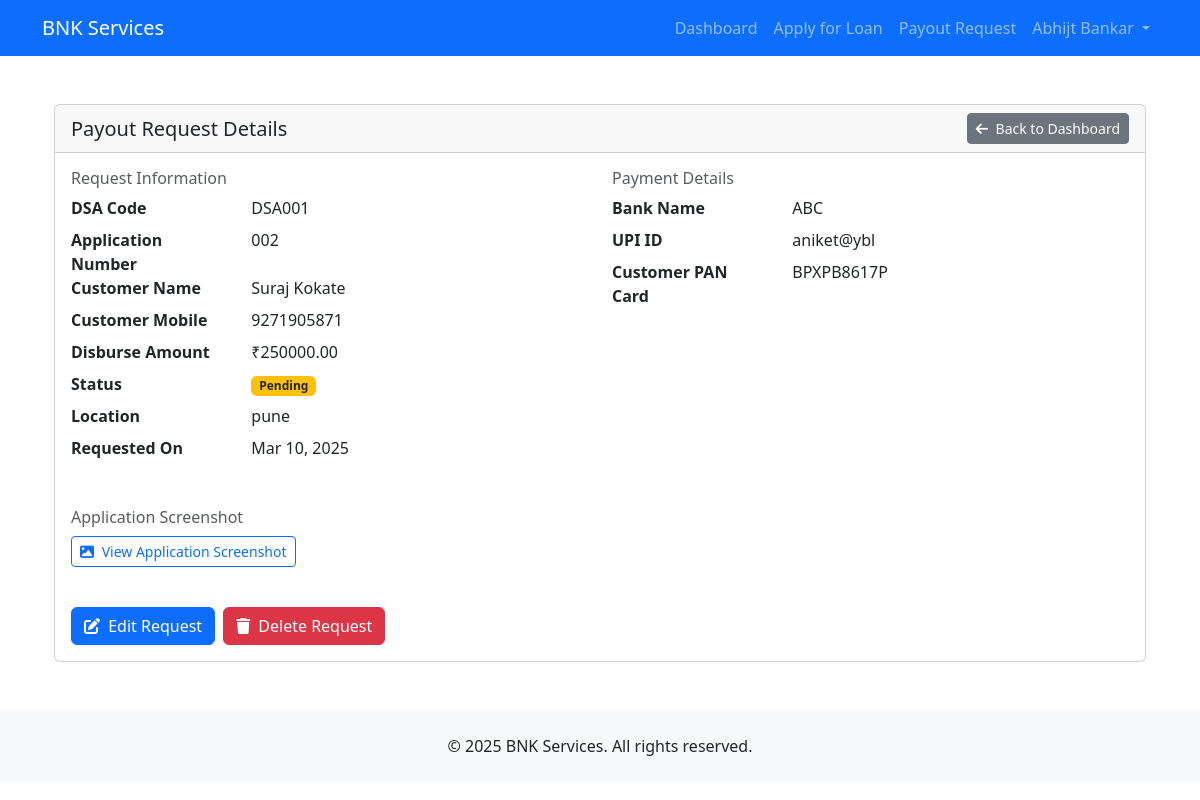
/payout-request/2/ (signed in), run on the app's committed database.
### members/models.py (models this page shows, shortened)
class PayoutRequest(models.Model):
    STATUS_CHOICES = [
        ('pending', 'Pending'),
        ('approved', 'Approved'),
        ('rejected', 'Rejected'),
    ]
    member = models.ForeignKey(User, on_delete=models.CASCADE)
    dsa_code = models.CharField(max_length=50)
    application_number = models.CharField(max_length=100)
    customer_name = models.CharField(max_length=255)
    customer_mobile = models.CharField(
        max_length=15,
        validators=[RegexValidator(
            regex=r'^\+?1?\d{9,15}$',
            message="Phone number must be entered in the format: '+999999999'. Up to 15 digits allowed."
        )]
    )
    bank_name = models.CharField(max_length=100)
    disburse_amount = models.DecimalField(max_digits=12, decimal_places=2)
    upi_id = models.CharField(max_length=50)
    location = models.CharField(max_length=255)
    customer_pan_card = models.CharField(max_length=10)
    documents = models.FileField(upload_to='payout_documents/', blank=True, null=True)
    application_screenshot = models.ImageField(storage=PayoutScreenshotStorage())
    status = models.CharField(max_length=20, choices=STATUS_CHOICES, default='pending')
    created_at = models.DateTimeField(auto_now_add=True)
    class Meta:
        verbose_name = 'Payout Request'
        verbose_name_plural = 'Payout Requests'
        ordering = ['-created_at']

### members/views.py (the view)
# urls.py: path('payout-request/<int:payout_id>/', views.view_payout, name='view_payout'),
@login_required
def view_payout(request, payout_id):
    payout = get_object_or_404(PayoutRequest, id=payout_id, member=request.user)
    return render(request, 'members/view_payout.html', {'payout': payout})

### templates/members/view_payout.html (shortened to what this page needs)
{% extends 'base.html' %}
{% block content %}
<div class="container py-4">
    <div class="row">
        <div class="col-12">
            <div class="card">
                <div class="card-header d-flex justify-content-between align-items-center">
                    <h5 class="mb-0">Payout Request Details</h5>
                    <a href="{% url 'dashboard' %}" class="btn btn-secondary btn-sm">
                        <i class="fas fa-arrow-left me-1"></i> Back to Dashboard
                    </a>
                </div>
                <div class="card-body">
                    <div class="row mb-4">
                        <div class="col-md-6">
                            <h6 class="text-muted">Request Information</h6>
                            <dl class="row">
                                <dt class="col-sm-4">DSA Code</dt>
                                <dd class="col-sm-8">{{ payout.dsa_code }}</dd>
                                <dt class="col-sm-4">Application Number</dt>
                                <dd class="col-sm-8">{{ payout.application_number }}</dd>
                                <dt class="col-sm-4">Customer Name</dt>
                                <dd class="col-sm-8">{{ payout.customer_name }}</dd>
                                <dt class="col-sm-4">Customer Mobile</dt>
                                <dd class="col-sm-8">{{ payout.customer_mobile }}</dd>
                                <dt class="col-sm-4">Disburse Amount</dt>
                                <dd class="col-sm-8">₹{{ payout.disburse_amount }}</dd>
                                <dt class="col-sm-4">Status</dt>
                                <dd class="col-sm-8">
                                    {% if payout.status == 'pending' %}
                                        <span class="badge bg-warning text-dark">Pending</span>
                                    {% elif payout.status == 'approved' %}
                                        <span class="badge bg-success">Approved</span>
                                    {% elif payout.status == 'rejected' %}
                                        <span class="badge bg-danger">Rejected</span>
                                    {% endif %}
                                </dd>
                                <dt class="col-sm-4">Location</dt>
                                <dd class="col-sm-8">{{ payout.location }}</dd>
                                <dt class="col-sm-4">Requested On</dt>
                                <dd class="col-sm-8">{{ payout.created_at|date:"M d, Y" }}</dd>
                            </dl>
                        </div>
                        <div class="col-md-6">
                            <h6 class="text-muted">Payment Details</h6>
                            <dl class="row">
                                <dt class="col-sm-4">Bank Name</dt>
                                <dd class="col-sm-8">{{ payout.bank_name }}</dd>
                                <dt class="col-sm-4">UPI ID</dt>
                                <dd class="col-sm-8">{{ payout.upi_id }}</dd>
                                <dt class="col-sm-4">Customer PAN Card</dt>
                                <dd class="col-sm-8">{{ payout.customer_pan_card }}</dd>
                            </dl>
                        </div>
                    </div>
                    <div class="row mb-4">
                        <div class="col-12">
                            <h6 class="text-muted">Application Screenshot</h6>
                            {% if payout.application_screenshot %}
                            <p>
                                <a href="{{ payout.application_screenshot.url }}" target="_blank" class="btn btn-outline-primary btn-sm">
                                    <i class="fas fa-image me-1"></i> View Application Screenshot
                                </a>
                            </p>
                            {% else %}
                            <p class="text-muted">No application screenshot attached</p>
                            {% endif %}
                        </div>
                    </div>
                    {% if payout.status == 'pending' or payout.status == 'rejected' %}
                    <div class="row">
                        <div class="col-12">
                            <div class="d-flex gap-2">
                                <a href="{% url 'edit_payout' payout.id %}" class="btn btn-primary">
                                    <i class="fas fa-edit me-1"></i> Edit Request
                                </a>
                                <a href="{% url 'delete_payout' payout.id %}" class="btn btn-danger" onclick="return confirm('Are you sure you want to delete this payout request?');">
                                    <i class="fas fa-trash me-1"></i> Delete Request
                                </a>
                            </div>
                        </div>
                    </div>
                    {% endif %}
                </div>
            </div>
        </div>
    </div>
</div>
{% endblock %}

### templates/base.html (shortened to what this page needs)
<!DOCTYPE html>
<html lang="en">
<head>
    <link href="https://cdn.jsdelivr.net/npm/bootstrap@5.3.2/dist/css/bootstrap.min.css" rel="stylesheet">
    <link rel="stylesheet" href="https://cdnjs.cloudflare.com/ajax/libs/font-awesome/6.5.1/css/all.min.css">
</head>
<body>
    <nav class="navbar navbar-expand-lg navbar-dark bg-primary">
        <div class="container">
            <a class="navbar-brand" href="{% url 'home' %}">BNK Services</a>
            <div class="collapse navbar-collapse" id="navbarNav">
                <ul class="navbar-nav ms-auto">
                        {% if user.is_authenticated %}
                        <li class="nav-item">
                            <a class="nav-link" href="{% url 'dashboard' %}">Dashboard</a>
                        </li>
                        <li class="nav-item">
                            <a class="nav-link" href="{% url 'loan_application' %}">Apply for Loan</a>
                        </li>
                        <li class="nav-item">
                            <a class="nav-link" href="{% url 'payout_request' %}">Payout Request</a>
                        </li>
                        <li class="nav-item dropdown">
                            <a class="nav-link dropdown-toggle" href="#" role="button" data-bs-toggle="dropdown">
                                {{ user.get_full_name|default:user.username }}
                            </a>
                        </li>
                    {% endif %}
                </ul>
            </div>
        </div>
    </nav>
    <main class="container py-4">
        {% block content %}{% endblock %}
    </main>
    <footer class="bg-light py-4 mt-auto">
        <div class="container text-center">
            <p class="mb-0">&copy; {% now "Y" %} BNK Services. All rights reserved.</p>
        </div>
    </footer>
</body>
</html>

### data on the page
PayoutRequest: dsa_code "DSA001", application_number "002", customer_name "Suraj Kokate", customer_mobile "9271905871", disburse_amount "250000.00", location "pune", created_at "Mar 10, 2025", bank_name "ABC", upi_id "aniket@ybl", customer_pan_card "BPXPB8617P"

### other printed values
{{ user.get_full_name|default:user.username }} "Abhijt Bankar"
